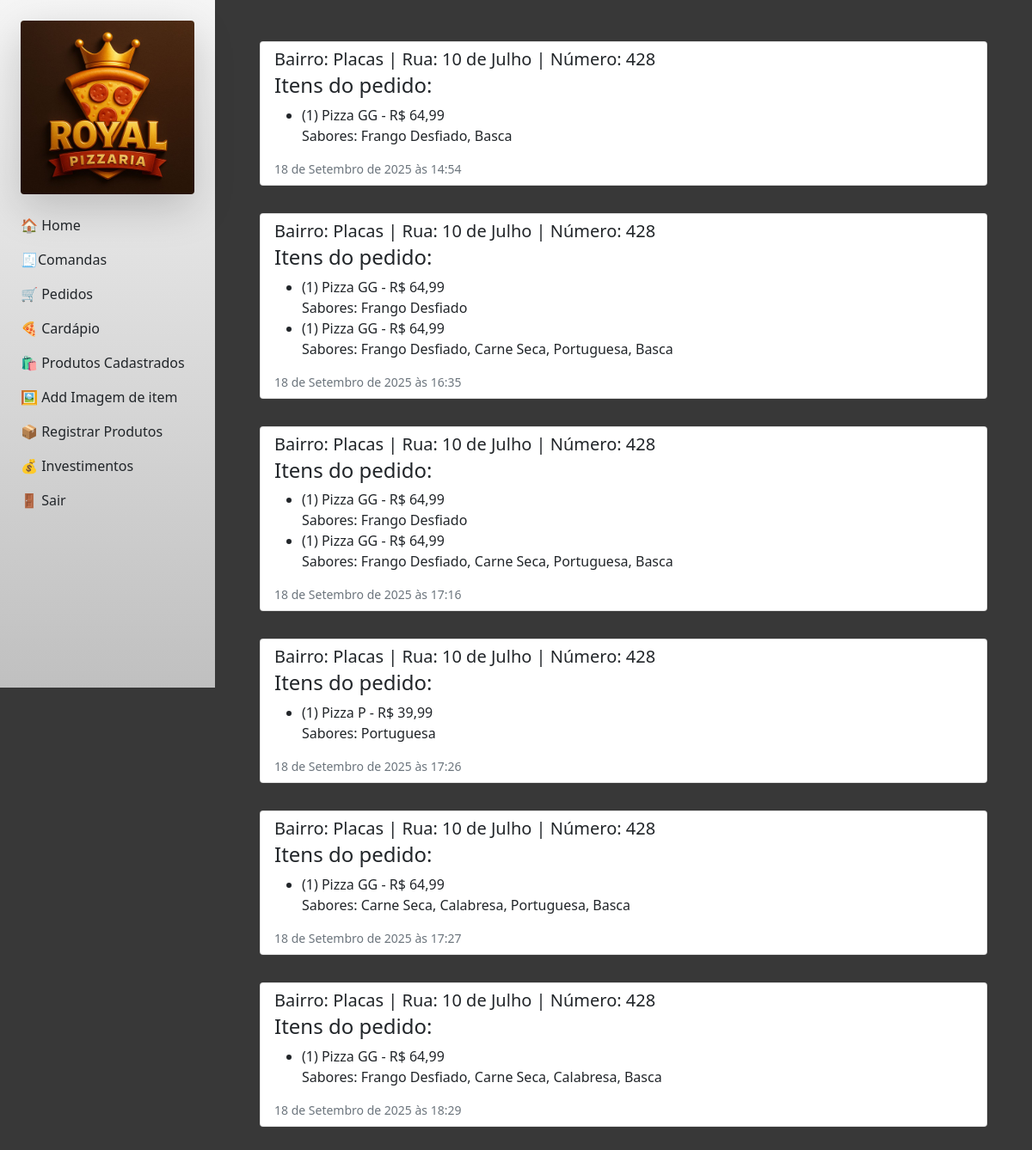
The app's page /admin_royal/home/comandas/ with its own data.
### core/models.py (models this page shows, shortened)
class PedidoRecebido(models.Model):
    carrinho = models.ForeignKey("Carrinho", on_delete=models.CASCADE)
    endereco = models.ForeignKey("ClienteAdress", on_delete=models.CASCADE, null=True, blank=True)
    status = models.BooleanField(default=False)
    criado_em = models.DateTimeField(auto_now_add=True)

class ClienteAdress(models.Model):
    street = models.CharField(max_length=400, blank=None, null=False, verbose_name="Rua")
    neighborhood = models.CharField(max_length=200, blank=None, null=False, verbose_name="Bairro")
    number = models.IntegerField(blank=None, null=False, verbose_name="Número")
    client_phone = models.CharField(blank=None, null=False, verbose_name="Número para contato", max_length=11)
    reference = models.CharField(max_length=400, blank=True, null=True, verbose_name="Ponto de referência")
    def __str__(self):
        return f"Bairro: {self.neighborhood} | Rua: {self.street} | Número: {self.number}"

class CarrinhoItem(models.Model):
    carrinho = models.ForeignKey("Carrinho", on_delete=models.CASCADE, related_name="itens")
    pizza = models.ForeignKey("Pizza", on_delete=models.CASCADE)
    endereco = models.ForeignKey("ClienteAdress", on_delete=models.CASCADE, related_name="endereco", null=True, blank=True)
    quantidade = models.PositiveIntegerField(default=1)
    def subtotal(self):
        return self.pizza.calcular_preco() * self.quantidade

class Pizza(models.Model):
    tamanho = models.ForeignKey(Tamanho, on_delete=models.CASCADE)
    observacoes = models.TextField(blank=True, null=True)
    sabores = models.ManyToManyField(Sabor, through='PizzaSabor', blank=True)
    def __str__(self):
        return f"{self.tamanho.nome}"
    def calcular_preco(self):
        return self.tamanho.preco

class Tamanho(models.Model):
    nome = models.CharField(max_length=50)
    max_sabores = models.PositiveIntegerField(default=1)
    preco = models.DecimalField(max_digits=6, decimal_places=2)  # <-- preço da pizza deste tamanho

class Sabor(models.Model):
    nome = models.CharField(max_length=100)
    img_obj = models.ForeignKey(
        ImgItems,
        on_delete=models.CASCADE,
        related_name='objeto_img',
        blank=True,
        null=True,
        verbose_name='imagem'
    )
    preco_adicional = models.DecimalField(max_digits=6, decimal_places=2, default=0.00)

### admin_royal/views.py (the view)
# urls.py: path('home/comandas/', views.pedidos_view, name='comandas')
def pedidos_view(request):
    template_name = 'admin_royal_templates/pedidos.html'
    comandas = PedidoRecebido.objects.all().order_by('criado_em')
    return render(request, template_name, {'comandas': comandas})

### templates/admin_royal_templates/pedidos.html
{% extends 'admin_royal_templates/base_admin.html' %}
{% load static %}
{% block content %}
{% for x in comandas %}
  {% if x.status == False %}
    <div class="container">
      <div class="list-group p-3">
        <a href="#" class="list-group-item list-group-item-action">
          <div class="d-flex w-100 justify-content-between">
            <h5 class="mb-1">{{ x.endereco }}</h5>
          </div>
            <h4>Itens do pedido:</h4>
            <ul>
              {% for item in x.carrinho.itens.all %}
                <li>
                  ({{ item.quantidade }}) {{ item.pizza }} - R$ {{ item.subtotal }}
                  <br>
                  Sabores:
                  {% for sabor in item.pizza.sabores.all %}
                    {{ sabor.nome }}{% if not forloop.last %}, {% endif %}
                  {% endfor %}
                </li>
              {% endfor %}
            </ul>
          <small class="text-muted">{{ x.criado_em }}</small>
        </a>
      </div>
    </div>
  {% endif %}
{% endfor %}
{% endblock content %}

### static/css_admin/main_admin.css (style rules this page uses)
body { background-color: rgba(0, 0, 0, 0.781); }

### records on screen
PedidoRecebido: endereco "Bairro: Placas | Rua: 10 de Julho | Número: 428", criado_em "18 de Setembro de 2025 às 14:54"
CarrinhoItem: quantidade "1", pizza "Pizza GG", subtotal "64,99"
Sabor: nome "Frango Desfiado"
Sabor: nome "Basca"
PedidoRecebido: endereco "Bairro: Placas | Rua: 10 de Julho | Número: 428", criado_em "18 de Setembro de 2025 às 16:35"
CarrinhoItem: quantidade "1", pizza "Pizza GG", subtotal "64,99"
CarrinhoItem: quantidade "1", pizza "Pizza GG", subtotal "64,99"
Sabor: nome "Carne Seca"
Sabor: nome "Portuguesa"
PedidoRecebido: endereco "Bairro: Placas | Rua: 10 de Julho | Número: 428", criado_em "18 de Setembro de 2025 às 17:16"
PedidoRecebido: endereco "Bairro: Placas | Rua: 10 de Julho | Número: 428", criado_em "18 de Setembro de 2025 às 17:26"
CarrinhoItem: quantidade "1", pizza "Pizza P", subtotal "39,99"
PedidoRecebido: endereco "Bairro: Placas | Rua: 10 de Julho | Número: 428", criado_em "18 de Setembro de 2025 às 17:27"
CarrinhoItem: quantidade "1", pizza "Pizza GG", subtotal "64,99"
Sabor: nome "Calabresa"
PedidoRecebido: endereco "Bairro: Placas | Rua: 10 de Julho | Número: 428", criado_em "18 de Setembro de 2025 às 18:29"
CarrinhoItem: quantidade "1", pizza "Pizza GG", subtotal "64,99"
